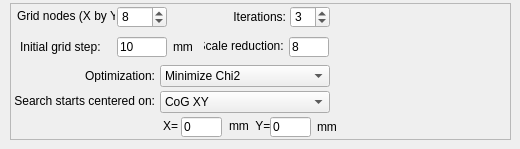
          <widget class="QWidget" name="pageLSants">
           <widget class="QFrame" name="fCuda">
            <property name="geometry">
             <rect>
              <x>10</x>
              <y>3</y>
              <width>501</width>
              <height>137</height>
             </rect>
            </property>
            <property name="frameShape">
             <enum>QFrame::StyledPanel</enum>
            </property>
            <property name="frameShadow">
             <enum>QFrame::Raised</enum>
            </property>
            <widget class="QSpinBox" name="sbCUDAthreadBlockSize">
             <property name="geometry">
              <rect>
               <x>107</x>
               <y>3</y>
               <width>50</width>
               <height>22</height>
              </rect>
             </property>
             <property name="toolTip">
              <string>Treads per block  = square of this value (&lt;512 for old cards)</string>
             </property>
             <property name="minimum">
              <number>1</number>
             </property>
             <property name="maximum">
              <number>22</number>
             </property>
             <property name="value">
              <number>8</number>
             </property>
            </widget>
            <widget class="QLabel" name="label_55">
             <property name="geometry">
              <rect>
               <x>7</x>
               <y>5</y>
               <width>98</width>
               <height>16</height>
              </rect>
             </property>
             <property name="text">
              <string>Grid nodes (X by Y):</string>
             </property>
            </widget>
            <widget class="QLabel" name="label_122">
             <property name="geometry">
              <rect>
               <x>10</x>
               <y>36</y>
               <width>93</width>
               <height>16</height>
              </rect>
             </property>
             <property name="text">
              <string>Initial grid step:</string>
             </property>
            </widget>
            <widget class="QLineEdit" name="ledCUDAstartStep">
             <property name="geometry">
              <rect>
               <x>107</x>
               <y>34</y>
               <width>50</width>
               <height>20</height>
              </rect>
             </property>
             <property name="text">
              <string>10</string>
             </property>
            </widget>
            <widget class="QLabel" name="label_123">
             <property name="geometry">
              <rect>
               <x>163</x>
               <y>37</y>
               <width>46</width>
               <height>13</height>
              </rect>
             </property>
             <property name="text">
              <string>mm</string>
             </property>
            </widget>
            <widget class="QLabel" name="label_124">
             <property name="geometry">
              <rect>
               <x>222</x>
               <y>6</y>
               <width>54</width>
               <height>16</height>
              </rect>
             </property>
             <property name="text">
              <string>Iterations:</string>
             </property>
             <property name="alignment">
              <set>Qt::AlignRight|Qt::AlignTrailing|Qt::AlignVCenter</set>
             </property>
            </widget>
            <widget class="QSpinBox" name="sbCUDAiterations">
             <property name="geometry">
              <rect>
               <x>280</x>
               <y>3</y>
               <width>40</width>
               <height>22</height>
              </rect>
             </property>
             <property name="minimum">
              <number>1</number>
             </property>
             <property name="value">
              <number>3</number>
             </property>
            </widget>
            <widget class="QLabel" name="label_126">
             <property name="geometry">
              <rect>
               <x>4</x>
               <y>90</y>
               <width>141</width>
               <height>16</height>
              </rect>
             </property>
             <property name="text">
              <string>Search starts centered on:</string>
             </property>
             <property name="alignment">
              <set>Qt::AlignRight|Qt::AlignTrailing|Qt::AlignVCenter</set>
             </property>
            </widget>
            <widget class="QComboBox" name="cobCUDAoffsetOption">
             <property name="geometry">
              <rect>
               <x>150</x>
               <y>88</y>
               <width>170</width>
               <height>22</height>
              </rect>
             </property>
             <item>
              <property name="text">
               <string>CoG XY</string>
              </property>
             </item>
             <item>
              <property name="text">
               <string>XY of PM with max signal</string>
              </property>
             </item>
             <item>
              <property name="text">
               <string>Given XY coordinates</string>
              </property>
             </item>
             <item>
              <property name="text">
               <string>Scan XY</string>
              </property>
             </item>
            </widget>
            <widget class="QFrame" name="fCUDAoffsets">
             <property name="geometry">
              <rect>
               <x>150</x>
               <y>114</y>
               <width>180</width>
               <height>21</height>
              </rect>
             </property>
             <property name="frameShape">
              <enum>QFrame::NoFrame</enum>
             </property>
             <property name="frameShadow">
              <enum>QFrame::Raised</enum>
             </property>
             <widget class="QLineEdit" name="ledCUDAxoffset">
              <property name="geometry">
               <rect>
                <x>21</x>
                <y>0</y>
                <width>41</width>
                <height>20</height>
               </rect>
              </property>
              <property name="text">
               <string>0</string>
              </property>
             </widget>
             <widget class="QLabel" name="label_127">
              <property name="geometry">
               <rect>
                <x>3</x>
                <y>1</y>
                <width>21</width>
                <height>16</height>
               </rect>
              </property>
              <property name="text">
               <string>X=</string>
              </property>
             </widget>
             <widget class="QLineEdit" name="ledCUDAyoffset">
              <property name="geometry">
               <rect>
                <x>110</x>
                <y>0</y>
                <width>41</width>
                <height>20</height>
               </rect>
              </property>
              <property name="text">
               <string>0</string>
              </property>
             </widget>
             <widget class="QLabel" name="label_128">
              <property name="geometry">
               <rect>
                <x>69</x>
                <y>1</y>
                <width>41</width>
                <height>16</height>
               </rect>
              </property>
              <property name="text">
               <string>mm  Y=</string>
              </property>
             </widget>
             <widget class="QLabel" name="label_129">
              <property name="geometry">
               <rect>
                <x>157</x>
                <y>3</y>
                <width>46</width>
                <height>13</height>
               </rect>
              </property>
              <property name="text">
               <string>mm</string>
              </property>
             </widget>
            </widget>
            <widget class="QFrame" name="fCUDAredFactor">
             <property name="geometry">
              <rect>
               <x>189</x>
               <y>34</y>
               <width>150</width>
               <height>22</height>
              </rect>
             </property>
             <property name="frameShape">
              <enum>QFrame::NoFrame</enum>
             </property>
             <property name="frameShadow">
              <enum>QFrame::Raised</enum>
             </property>
             <widget class="QLineEdit" name="ledCUDAscaleReductionFactor">
              <property name="geometry">
               <rect>
                <x>90</x>
                <y>0</y>
                <width>40</width>
                <height>20</height>
               </rect>
              </property>
              <property name="toolTip">
               <string>After each iteration, grid step is divided by this value</string>
              </property>
              <property name="text">
               <string>8</string>
              </property>
             </widget>
             <widget class="QLabel" name="label_125">
              <property name="geometry">
               <rect>
                <x>5</x>
                <y>1</y>
                <width>83</width>
                <height>16</height>
               </rect>
              </property>
              <property name="text">
               <string>Scale reduction: </string>
              </property>
              <property name="alignment">
               <set>Qt::AlignRight|Qt::AlignTrailing|Qt::AlignVCenter</set>
              </property>
             </widget>
            </widget>
            <widget class="QComboBox" name="cobCUDAminimizeWhat">
             <property name="geometry">
              <rect>
               <x>150</x>
               <y>62</y>
               <width>170</width>
               <height>22</height>
              </rect>
             </property>
             <item>
              <property name="text">
               <string>Minimize Chi2</string>
              </property>
             </item>
             <item>
              <property name="text">
               <string>Maximize probability (ML)</string>
              </property>
             </item>
            </widget>
            <widget class="QLabel" name="label_130">
             <property name="geometry">
              <rect>
               <x>11</x>
               <y>66</y>
               <width>134</width>
               <height>13</height>
              </rect>
             </property>
             <property name="text">
              <string>Optimization:</string>
             </property>
             <property name="alignment">
              <set>Qt::AlignRight|Qt::AlignTrailing|Qt::AlignVCenter</set>
             </property>
            </widget>
           </widget>
          </widget>
